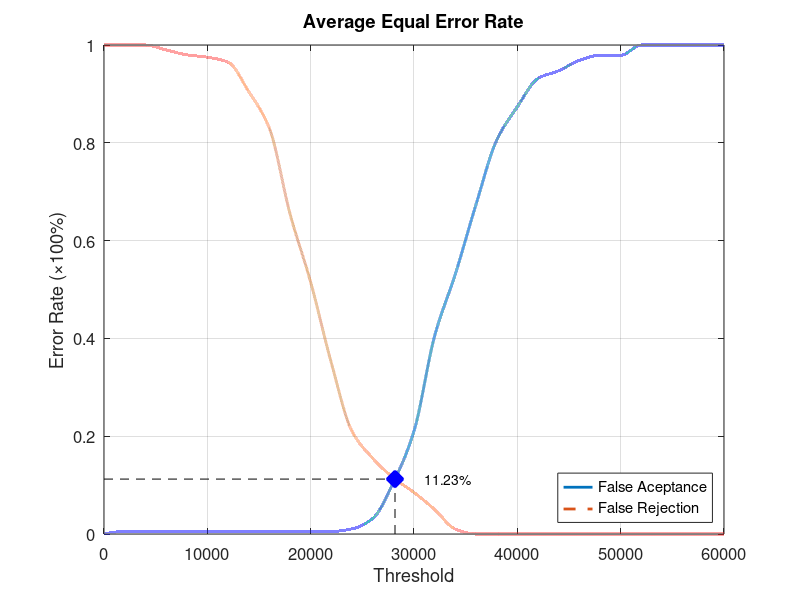
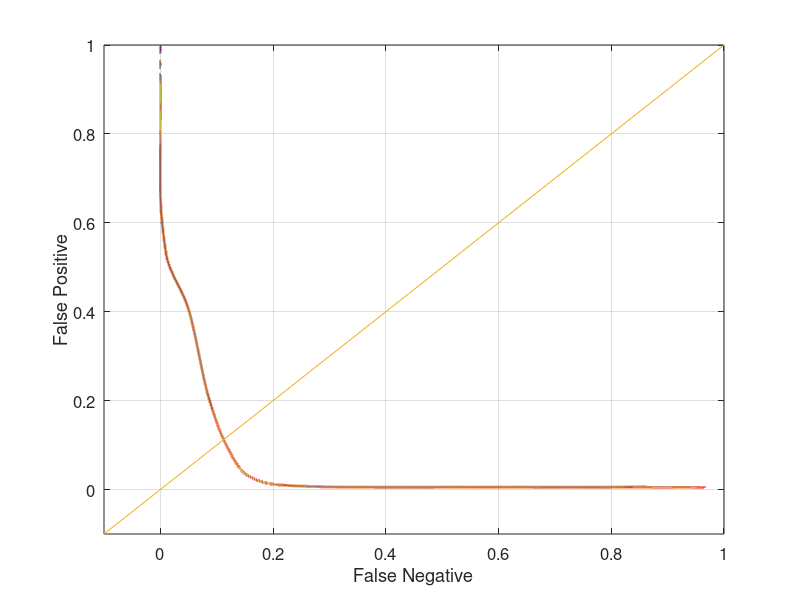

These charts were generated, in order, by the following MATLAB code:
function yEER = Database5_1
close all;
clear;
clc;
x = 0:2000:60000;
xq = 0:0.5:60000;

y0 = [0 0.00526316 0.00526316 0.00526316 0.00526316 0.00526316 0.00526316 0.00526316 0.00526316 0.00526316 0.00526316 0.00526316 0.0105263 0.0315789 0.105263 0.210526 0.405263 0.531579 0.673684 0.805263 0.873684 0.931579 0.947368 0.968421 0.978947 0.978947 1 1 1 1 1];
yy0 = interp1(x, y0, xq, 'pchip');
y1 = [1 1 1 0.99 0.98 0.975 0.965 0.905 0.83 0.655 0.515 0.35 0.21 0.155 0.115 0.085 0.05 0.01 0 0 0 0 0 0 0 0 0 0 0 0 0];
yy1 = interp1(x, y1, xq, 'pchip');

% Calculating EER: 
y2 = abs(y0 - y1);
find(y2 == min(y2))
yy2 = abs(yy0 - yy1);
xEER = find(yy2 == min(yy2));
xEERIndex = xq(xEER) % X-axis EER
yEER = yy0(xEER) % Y-axis EER

main = figure
plot(xq, yy0,'-','LineWidth', 2);	hold on
plot(xq, yy1,'--','LineWidth', 2);	hold on
plot([xEERIndex xEERIndex], [0 yEER], 'k--');	hold on
plot([0 xEERIndex], [yEER yEER], 'k--');	hold on
plot(xEERIndex, yEER, 'bx', 'LineWidth', 10);	hold on
text(xEERIndex + 10 * xEERIndex / 100, yEER, [num2str(round((10000 * yEER)) / 100) '%'])
legend('False Aceptance', 'False Rejection', 'Location', 'SouthEast')
xlabel('Threshold')
ylabel('Error Rate (\times100%)')
title('Average Equal Error Rate')
set(gca, 'FontSize', 12)
axis([0 60000 0 1])
grid on

print(main, 'Database5_1Main', '-dpng');
FNRxFPR = figure('Color', [1 1 1]);
plot(yy1, yy0, '-', yy1, yy0, 'LineWidth', 2);
hold on
y = -0.1:0.1:1
plot(y, y); 
set(gca, 'FontSize', 12)
xlabel('False Negative')
ylabel('False Positive')
axis([-0.1 1 -0.1 1])
set(gca, 'FontSize', 12)
grid on

print(FNRxFPR, 'Database5_1FNRxFPR','-dpng');
end
